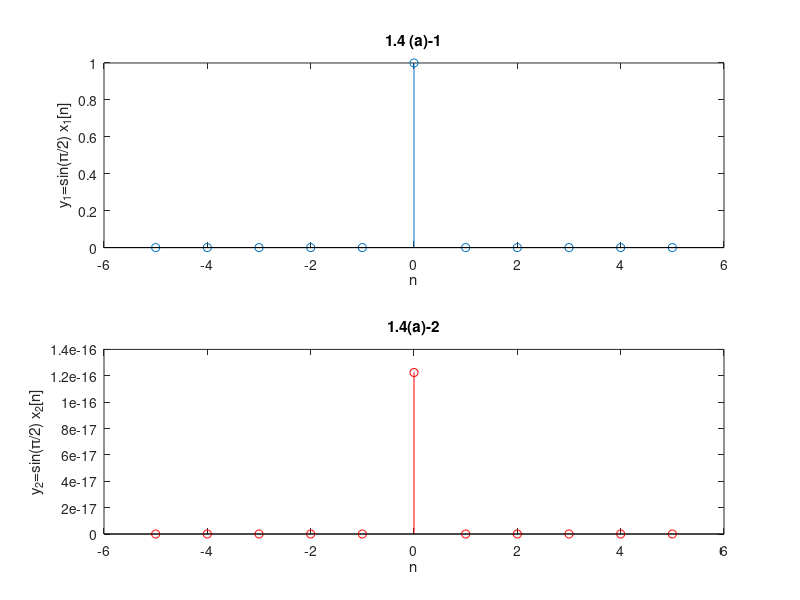

Recreate this plot in MATLAB.
n = -5:1:5; 
x1=[zeros(1,5) 1 zeros(1,5)];
x2=2*x1;

y1=sin((pi/2)*x1);
y2=sin((pi/2)*x2);

%Plot
subplot(2,1,1);
stem(n,y1);
title('1.4 (a)-1');
xlabel('n');
ylabel('y_1=sin(\pi/2) x_1[n]');

subplot(2,1,2);
stem(n,y2,'r');
title('1.4(a)-2');
xlabel('n');
ylabel('y_2=sin(\pi/2) x_2[n]');

saveas(gcf, "LAB1/P1_4_a_out.png")
